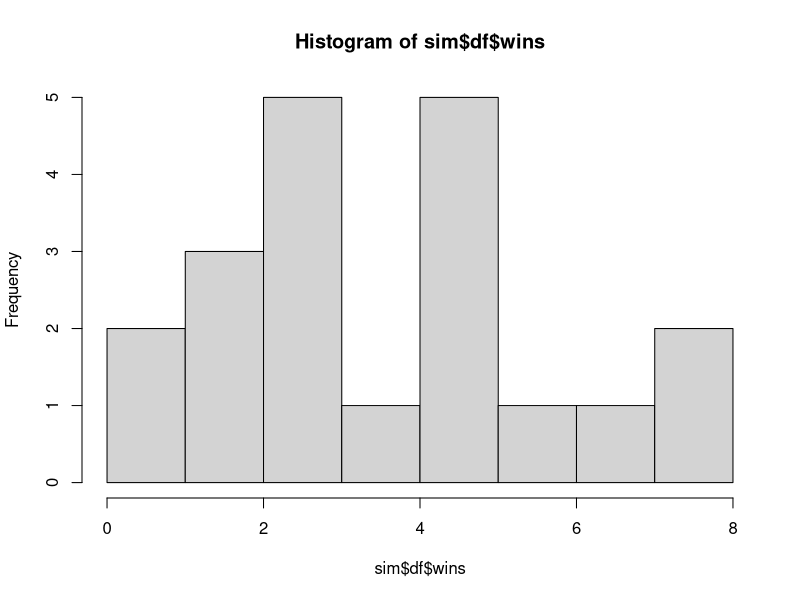

This figure's R source: (Note: this script raises an error after producing the figure.)
#rm(list = ls())
require(tidyverse)
require(gtools)
require(parallel)

setwd("C:/Users/Morgan/_data_projects/rpsc_scheduler")

## 
param <- list()
param$teams <- 1:20
param$weeks <- 1:8
param$courts <- 1:10
param$court_weeks <- rep(list(param$courts),length(param$weeks))

## SIMULATION PROCESSING PARAMETERS
param$sim$settings$schedules_n <- 5000
param$sim$settings$processing_options <- c(
  "parallel" #windows machine with parallel package installed, faster
  ,"base" #single processor, easier admin, slower
)
# select processing method:
param$sim$settings$processing_method <- "parallel"

sim <- list()
#randomize scenario
sim$df <- data.frame(
  team = param$teams
  ,isNewTeam = FALSE
  ,wins = 0
)

##assign new teams
param$sim$settings$newTeams_n <- rbinom(1,length(param$weeks),.3)
if(param$sim$settings$newTeams_n > 0){
  sim$df[1:param$sim$settings$newTeams_n,"isNewTeam"] <- TRUE
}
  
  sim$df$isNewTeam <- FALSE

  sim$df$wins <- c(8,8,7,6,5,5,5,5,5,4,3,3,3,3,3,2,2,2,1,0)
  
hist(sim$df$wins)
  
sim$df$zscore <- (sim$df$wins - mean(sim$df$wins))/sd(sim$df$wins)

#function to calculate std deviations between source and sample
sim$func$get_zscore_dist <- function(zscore,zscore_vector){
  1-pnorm(abs(zscore - zscore_vector))
}

#function to calculate percentages
sim$func$get_zscore_dist_prob <- function(zscore,zscore_vector){
  zdists <- sim$func$get_zscore_dist(zscore,zscore_vector)
  zdists / sum(zdists)
}

#tmp <- sim$func$get_zscore_dist_prob(zscore, zscore_vector)

sim$func$previous_opponents <- function(sched,team){
  c(sched[sched$h == team,]$a,
    sched[sched$a == team,]$h) %>% unique
}

sim$func$already_on_week_sched <- function(sched,week){
  c(sched[sched$wk == week,]$h,
    sched[sched$wk == week,]$a)
}

#team <- h
sim$func$possible_opponents <- function(teams, team, sched, week){
  teams[!teams %in% 
          unique(c(team,
                   sim$func$previous_opponents(sched,team),
                   sim$func$already_on_week_sched(sched,week)))] %>%
    sort
}

sim$func$create_schedule <- function(param,sim){
  require(tidyverse)
  
  teams <- sim$df$team
  sched <- data.frame(
    wk = as.integer()
    ,h = as.integer()
    ,a = as.integer()
    ,dif = as.double()
    ,crt = as.integer()
  )
  blank_sched <- sched
  
  keep_going <- 1
  x <- 0
  
  while(keep_going == 1){
    x <- x + 1
    
    sched <- blank_sched
    reset <- 0
    
    #to-do: check for bye 
    
    for (w in param$weeks){
      #w <- 1
      if ( reset == 1 ) {break}
      
      pick_order <- sample(teams, length(teams))
      
      for(h in pick_order){
        #h <- pick_order[15]
        if (h %in% sim$func$already_on_week_sched(sched,w)) {next}
        pre_ops <- sim$func$previous_opponents(sched,h)
        
        #to-do: remove other new teams as options for first week
        
        poss_ops <- sim$func$possible_opponents(teams,h,sched,w)
        
        if ( length(poss_ops) == 0 | reset == 1) {
          reset <- 1
          break
        }
        
        if(length(poss_ops) == 1){
          a <- poss_ops[1]
          } else {
          a <- sample(poss_ops,1,
                 prob = sim$func$get_zscore_dist_prob(
                   sim$df[h,]$zscore
                   ,sim$df[poss_ops,]$zscore))
          }
        
        dif = sim$df[h,]$zscore - sim$df[a,]$zscore
          
        sched <- rbind(sched,
                       data.frame(
                         "wk" = w
                         ,"h" = h
                         ,"a" = a
                         ,"dif" = dif
                         ,"crt" = NA))
        
      }
    }
    if(reset == 0) {keep_going <- 0}
  }
  return(sched)  
}

##test: create 1 schedule
#sched <- sim$fun$create_schedule(param,sim)

##eval: teams do not play same team more than once
# rbind(sched[sched$h>sched$a,2:3]
#       ,sched[sched$h<sched$a,c(3,2)]) %>% 
#   count(h,a) %>% pull(n) %>% max() == 1


#create x number of schedules
if(param$sim$settings$processing_method == "parallel"){
  
  require(parallel)
    sim$processing$cores_n <- (detectCores() - 1)
    sim$processing$cluster <- makeCluster(sim$processing$cores_n)
    clusterExport(sim$processing$cluster,c("param","sim"))
    system.time(
      scheds <- parLapply(sim$processing$cluster
                              ,1:param$sim$settings$schedules_n,function(x) 
                                sim$func$create_schedule(param,sim))
      )
    gc()
    stopCluster(sim$processing$cluster)
} 

if(param$sim$settings$processing_method == "base"){
  system.time(
    scheds <- lapply(1:param$sim$settings$n_schedules, function(x)
      sim$fun$create_schedule(param,sim))
  )
}

# find schedule with lowest:
  # 1. variance of mean standard deviation distance 
  # 2. lowest overall mean standard deviation distance

diag <- list()
#evaluates schedules for how much discrepancy in team strength in matches
diag$variances <- sapply(scheds,function(x)
  sapply(param$teams,function(y)
    sum(x[x$h==y,]$dif) + (-1 * sum(x[x$a==y,]$dif))) %>% 
    var 
  ) 

#evaluates how similar teams are in strength for matches
diag$means <- lapply(1:length(scheds), function(x)
  mean(abs(scheds[[x]]$dif))) %>% unlist

diag$score <- sqrt(diag$variances^2 + diag$means^2)

plot(diag$variances,diag$means)

#select best schedule
sched <- scheds[min(diag$score)==diag$score][[1]]

#review 
for(i in param$teams){
  #i <- 1
  sim$df[i,] %>% left_join(
    data.frame(
      team = i
        # INTERPRETATION: 
          # Variances and Means closer to 0 represent optimal schedules
      ,variance = var(c(-1 * sched[sched$h==i,]$dif,sched[sched$a==i,]$dif))
        # INTERPRETATION:
        # variance = 0, schedule has few games with big differences in team strength
        # variance >= 1, schedule has games with big differences in team strength
      ,mean = mean(c(-1 * sched[sched$h==i,]$dif,sched[sched$a==i,]$dif))
        # INTERPRETATION:
        # mean = 0, schedule averages out to equal strength to that of team
        # mean > 0, schedule averages to be challenging
        # mean < 0, schedule averages to be easier than strength of team
    ), by = c("team")) %>% print
  
  bind_rows(sched[sched$h==i,c("wk","a","dif")] %>% rename(opponent = a)
            ,sched[sched$a==i,c("wk","h","dif")] %>% rename(opponent = h)
  ) %>% arrange(wk) %>% 
    left_join(sim$df, by = c("opponent" = "team")) %>% 
    print
}
rm("i")

